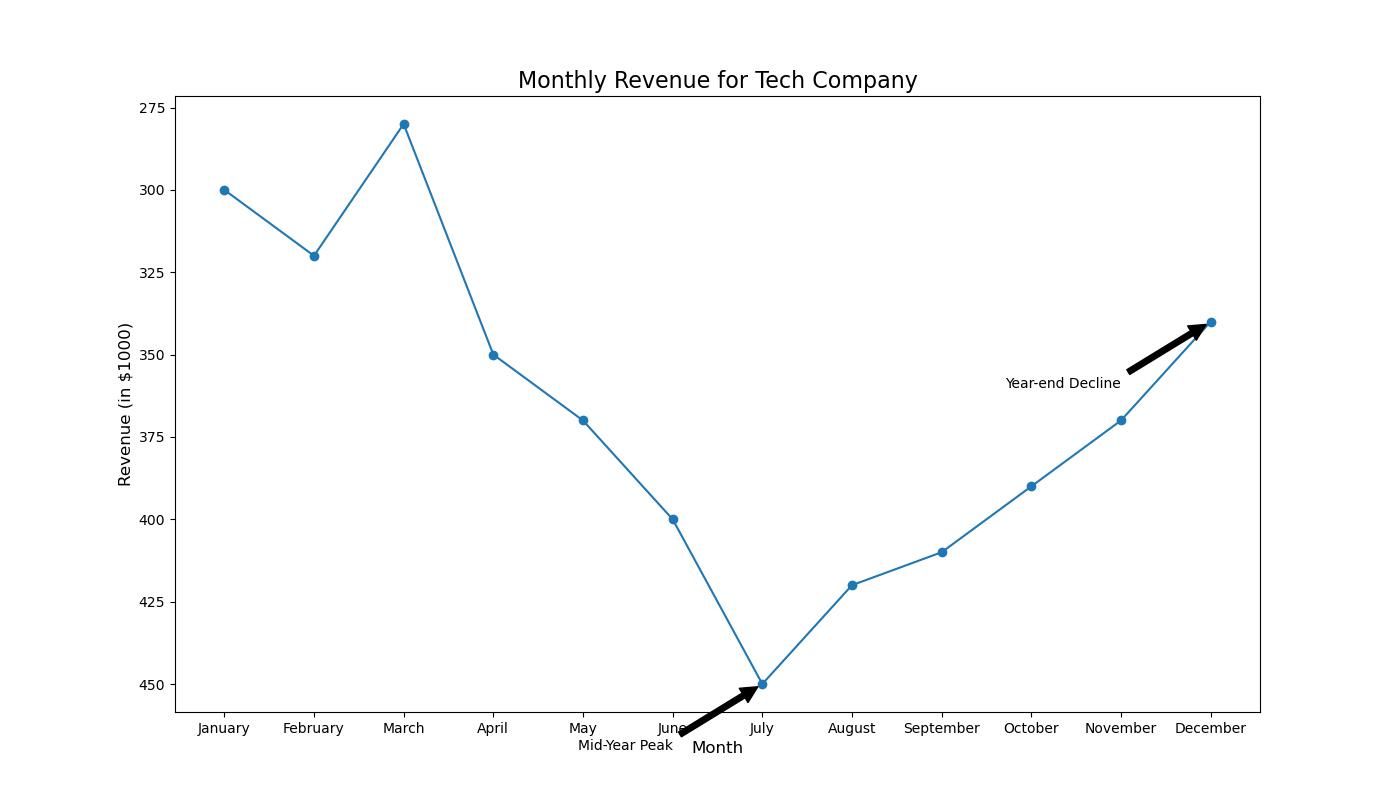

Reproduce this figure in Python.

import matplotlib.pyplot as plt

# Data
months = ["January", "February", "March", "April", "May", "June", "July", "August", "September", "October", "November", "December"]
revenue = [300, 320, 280, 350, 370, 400, 450, 420, 410, 390, 370, 340]

plt.figure(figsize=(14, 8))

# Plotting the line chart
plt.plot(months, revenue, color="#1f77b4", marker='o')

# Adding annotations for specific points
plt.annotate('Mid-Year Peak', xy=('July', 450), xytext=('June', 470),
             arrowprops=dict(facecolor='black', shrink=0.05),
             horizontalalignment='right')
plt.annotate('Year-end Decline', xy=('December', 340), xytext=('November', 360),
             arrowprops=dict(facecolor='black', shrink=0.05),
             horizontalalignment='right')

# Title and labels
plt.title('Monthly Revenue for Tech Company', fontsize=16)
plt.xlabel('Month', fontsize=12)
plt.ylabel('Revenue (in $1000)', fontsize=12)
plt.gca().invert_yaxis()  # Invert the y-axis

# Show the chart
plt.show()
